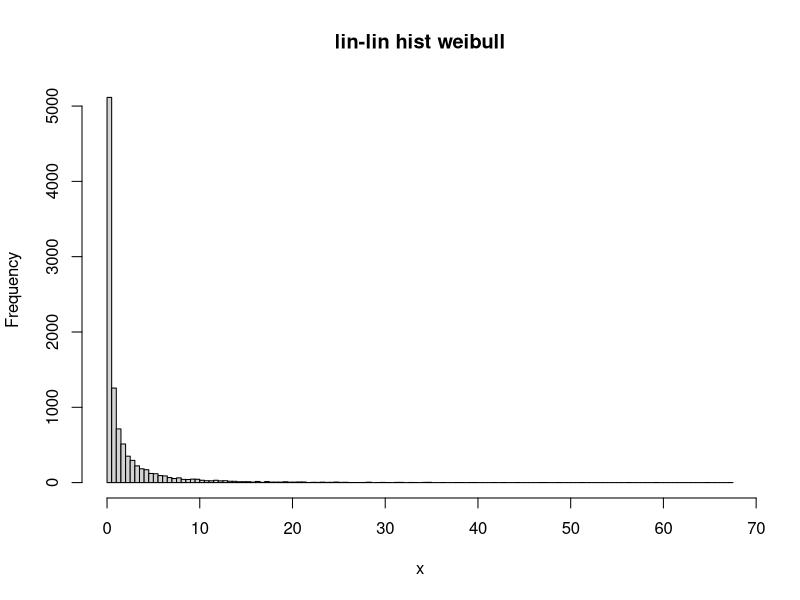
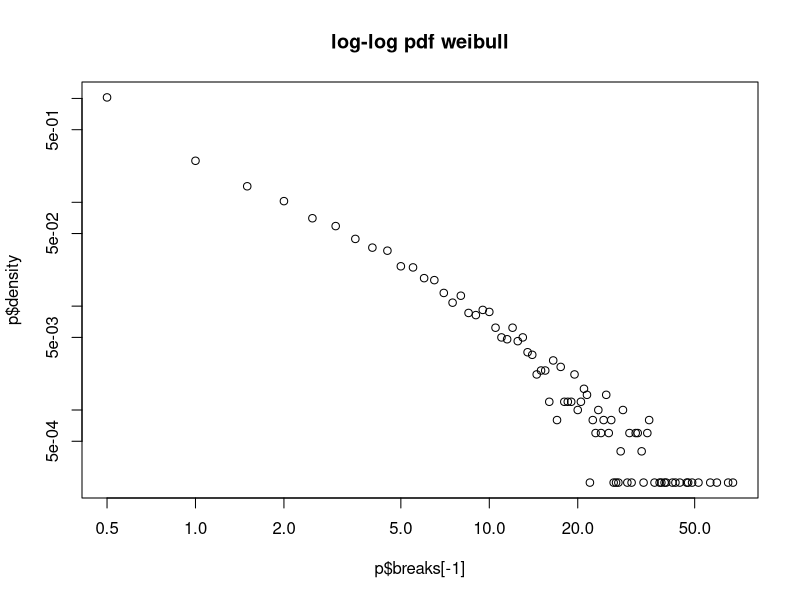
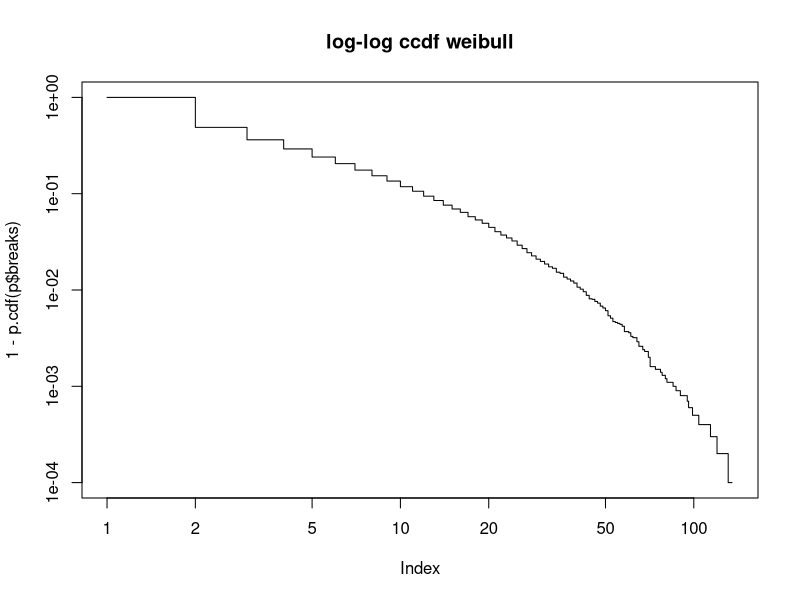

Recreate these plots in R, in order.
x <- rweibull(10000, shape=0.5, scale = 1)

p <- hist(x, breaks = 100, main="lin-lin hist weibull")

plot(p$breaks[-1], p$density, log="xy", main="log-log pdf weibull")

p.cdf <- ecdf(x)
plot(1-p.cdf(p$breaks), log="xy", type="s", main="log-log ccdf weibull")
